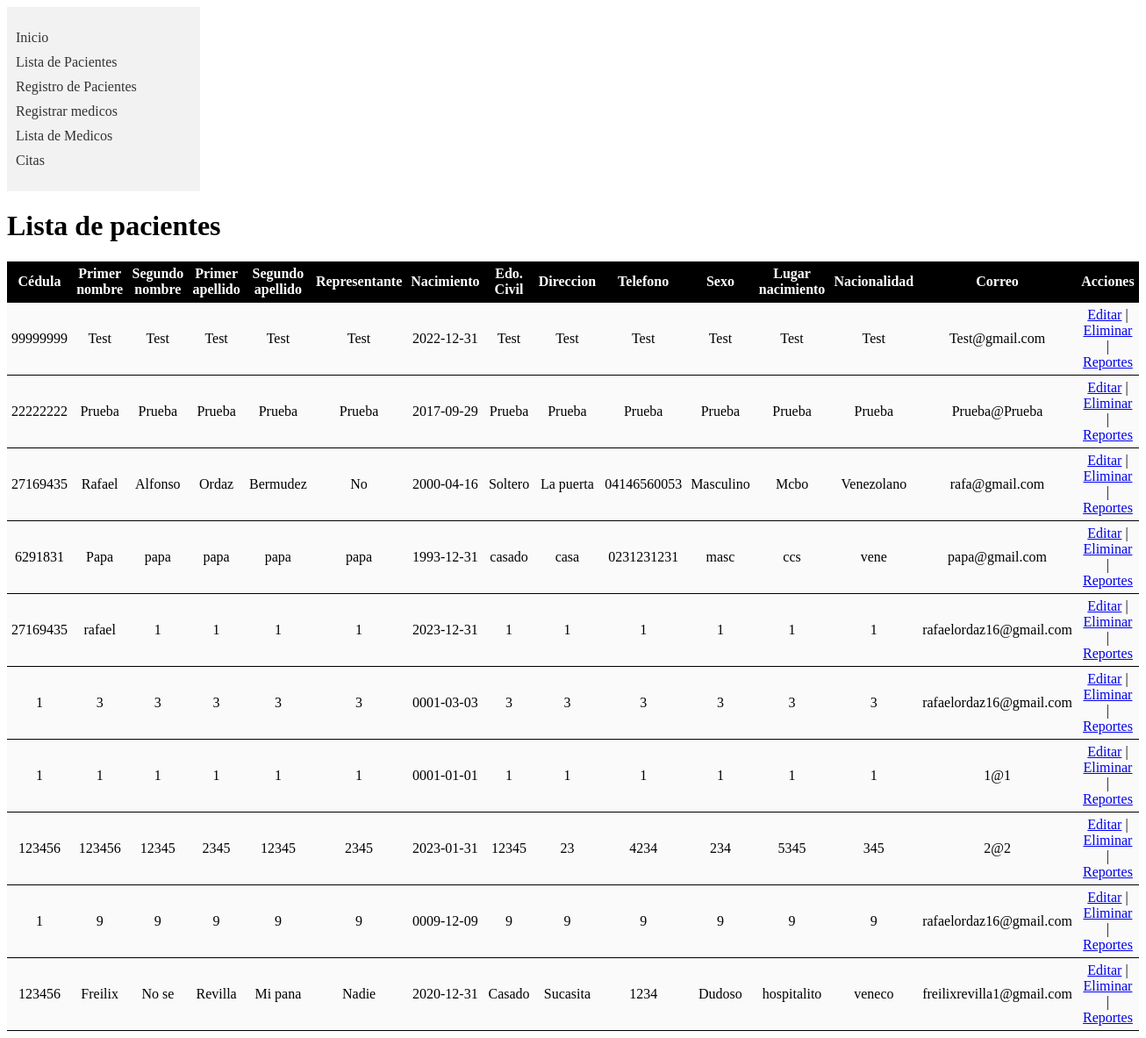
Screenshot of /tesis/lista-paciente.php with the database file from the repository.
### tables this page shows
CREATE TABLE `paciente` (
  `id` int(40) NOT NULL,
  `cedula` int(11) NOT NULL,
  `primer_nombre` varchar(30) NOT NULL,
  `segundo_nombre` varchar(30) NOT NULL,
  `primer_apellido` varchar(30) NOT NULL,
  `segundo_apellido` varchar(30) NOT NULL,
  `representante` varchar(30) NOT NULL,
  `fecha_nacimiento` date NOT NULL,
  `estado_civil` varchar(30) NOT NULL,
  `direccion` varchar(30) NOT NULL,
  `telefono` varchar(11) NOT NULL,
  `sexo` varchar(20) NOT NULL,
  `lugar_nacimiento` varchar(30) NOT NULL,
  `nacionalidad` varchar(30) NOT NULL,
  `correo` varchar(40) NOT NULL
);

### tesis/lista-paciente.php (the view, shortened to what this page needs)
<?php include("menu.php");
?>
<!DOCTYPE html>
<html lang="en">
<head>
  <link rel="stylesheet" href="styles.css">
</head>
<body>
<?php
include("conexion.php");
$query = "SELECT * FROM paciente";
$result = mysqli_query($conexion, $query);
if (mysqli_num_rows($result) > 0) {
    echo "<h1>Lista de pacientes</h1>";
    echo "<table class='tabla-pacientes'>";
    echo "<tr>
        <th>Cédula</th>
        <th>Primer nombre</th>
        <th>Segundo nombre</th>
        <th>Primer apellido</th>
        <th>Segundo apellido</th>
        <th>Representante</th>
        <th>Nacimiento</th>
        <th>Edo. Civil</th>
        <th>Direccion</th>
        <th>Telefono</th>
        <th>Sexo</th>
        <th>Lugar nacimiento</th>
        <th>Nacionalidad</th>
        <th>Correo</th>
        <th>Acciones</th>
      </tr>";
    while ($row = mysqli_fetch_assoc($result)) {
        echo "<tr>";
        echo "<td>".$row['cedula']."</td>";
        echo "<td>".$row['primer_nombre']."</td>";
        echo "<td>".$row['segundo_nombre']."</td>";
        echo "<td>".$row['primer_apellido']."</td>";
        echo "<td>".$row['segundo_apellido']."</td>";
        echo "<td>".$row['representante']."</td>";
        echo "<td>".$row['fecha_nacimiento']."</td>";
        echo "<td>".$row['estado_civil']."</td>";
        echo "<td>".$row['direccion']."</td>";
        echo "<td>".$row['telefono']."</td>";
        echo "<td>".$row['sexo']."</td>";
        echo "<td>".$row['lugar_nacimiento']."</td>";
        echo "<td>".$row['nacionalidad']."</td>";
        echo "<td>".$row['correo']."</td>";
        echo "<td>
        <a href='editar_paciente.php?id=".$row['id']."'>Editar</a>
        | <a href='eliminar_paciente.php?id=".$row['id']."'>Eliminar</a>
        |  <a href='crear_informe.php?id=".$row['id']."'>Reportes</a>
        </td>";
        echo "</tr>";
    }
    echo "</table>";
} else {
    echo "No se encontraron pacientes registrados.";
}
?>
</body>
</html>

### tesis/styles.css (style rules this page uses)
.tabla-pacientes { background-color: #fafafa; width: 100%; border-collapse: collapse; color: rgb(0, 0, 0); }
.tabla-pacientes th, .tabla-pacientes td { padding: 5px; text-align: center; border-bottom: 1px solid #000000; }
.tabla-pacientes th { background-color: #000000; color: rgb(255, 255, 255); ; }

### rows the page displays
paciente: cedula "99999999", primer_nombre "Test", segundo_nombre "Test", primer_apellido "Test", segundo_apellido "Test", representante "Test", fecha_nacimiento "2022-12-31", estado_civil "Test", direccion "Test", telefono "Test", sexo "Test", lugar_nacimiento "Test", nacionalidad "Test", correo "Test@gmail.com"
paciente: cedula "22222222", primer_nombre "Prueba", segundo_nombre "Prueba", primer_apellido "Prueba", segundo_apellido "Prueba", representante "Prueba", fecha_nacimiento "2017-09-29", estado_civil "Prueba", direccion "Prueba", telefono "Prueba", sexo "Prueba", lugar_nacimiento "Prueba", nacionalidad "Prueba", correo "Prueba@Prueba"
paciente: cedula "27169435", primer_nombre "Rafael", segundo_nombre "Alfonso", primer_apellido "Ordaz", segundo_apellido "Bermudez", representante "No", fecha_nacimiento "2000-04-16", estado_civil "Soltero", direccion "La puerta", telefono "04146560053", sexo "Masculino", lugar_nacimiento "Mcbo", nacionalidad "Venezolano", correo "rafa@gmail.com"
paciente: cedula "6291831", primer_nombre "Papa", segundo_nombre "papa", primer_apellido "papa", segundo_apellido "papa", representante "papa", fecha_nacimiento "1993-12-31", estado_civil "casado", direccion "casa", telefono "0231231231", sexo "masc", lugar_nacimiento "ccs", nacionalidad "vene", correo "papa@gmail.com"
paciente: cedula "27169435", primer_nombre "rafael", segundo_nombre "1", primer_apellido "1", segundo_apellido "1", representante "1", fecha_nacimiento "2023-12-31", estado_civil "1", direccion "1", telefono "1", sexo "1", lugar_nacimiento "1", nacionalidad "1", correo "rafaelordaz16@gmail.com"
paciente: cedula "1", primer_nombre "3", segundo_nombre "3", primer_apellido "3", segundo_apellido "3", representante "3", fecha_nacimiento "0001-03-03", estado_civil "3", direccion "3", telefono "3", sexo "3", lugar_nacimiento "3", nacionalidad "3", correo "rafaelordaz16@gmail.com"
paciente: cedula "1", primer_nombre "1", segundo_nombre "1", primer_apellido "1", segundo_apellido "1", representante "1", fecha_nacimiento "0001-01-01", estado_civil "1", direccion "1", telefono "1", sexo "1", lugar_nacimiento "1", nacionalidad "1", correo "1@1"
paciente: cedula "123456", primer_nombre "123456", segundo_nombre "12345", primer_apellido "2345", segundo_apellido "12345", representante "2345", fecha_nacimiento "2023-01-31", estado_civil "12345", direccion "23", telefono "4234", sexo "234", lugar_nacimiento "5345", nacionalidad "345", correo "2@2"
paciente: cedula "1", primer_nombre "9", segundo_nombre "9", primer_apellido "9", segundo_apellido "9", representante "9", fecha_nacimiento "0009-12-09", estado_civil "9", direccion "9", telefono "9", sexo "9", lugar_nacimiento "9", nacionalidad "9", correo "rafaelordaz16@gmail.com"
paciente: cedula "123456", primer_nombre "Freilix", segundo_nombre "No se", primer_apellido "Revilla", segundo_apellido "Mi pana", representante "Nadie", fecha_nacimiento "2020-12-31", estado_civil "Casado", direccion "Sucasita", telefono "1234", sexo "Dudoso", lugar_nacimiento "hospitalito", nacionalidad "veneco", correo "freilixrevilla1@gmail.com"
